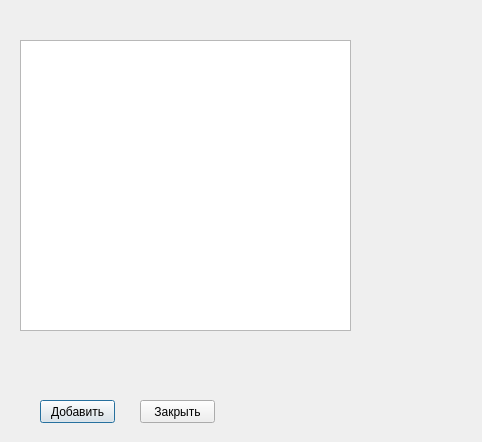
<?xml version="1.0" encoding="UTF-8"?>
<ui version="4.0">
 <class>PluginsListDialog</class>
 <widget class="QDialog" name="PluginsListDialog">
  <property name="geometry">
   <rect>
    <x>0</x>
    <y>0</y>
    <width>482</width>
    <height>442</height>
   </rect>
  </property>
  <property name="windowTitle">
   <string>Справочник Плагинов</string>
  </property>
  <widget class="QTableWidget" name="tableWidget">
   <property name="geometry">
    <rect>
     <x>20</x>
     <y>40</y>
     <width>331</width>
     <height>291</height>
    </rect>
   </property>
  </widget>
  <widget class="QPushButton" name="pushButtonAdd">
   <property name="geometry">
    <rect>
     <x>40</x>
     <y>400</y>
     <width>75</width>
     <height>23</height>
    </rect>
   </property>
   <property name="text">
    <string>Добавить</string>
   </property>
  </widget>
  <widget class="QPushButton" name="pushButtonClose">
   <property name="geometry">
    <rect>
     <x>140</x>
     <y>400</y>
     <width>75</width>
     <height>23</height>
    </rect>
   </property>
   <property name="text">
    <string>Закрыть</string>
   </property>
  </widget>
 </widget>
 <resources/>
 <connections/>
</ui>
